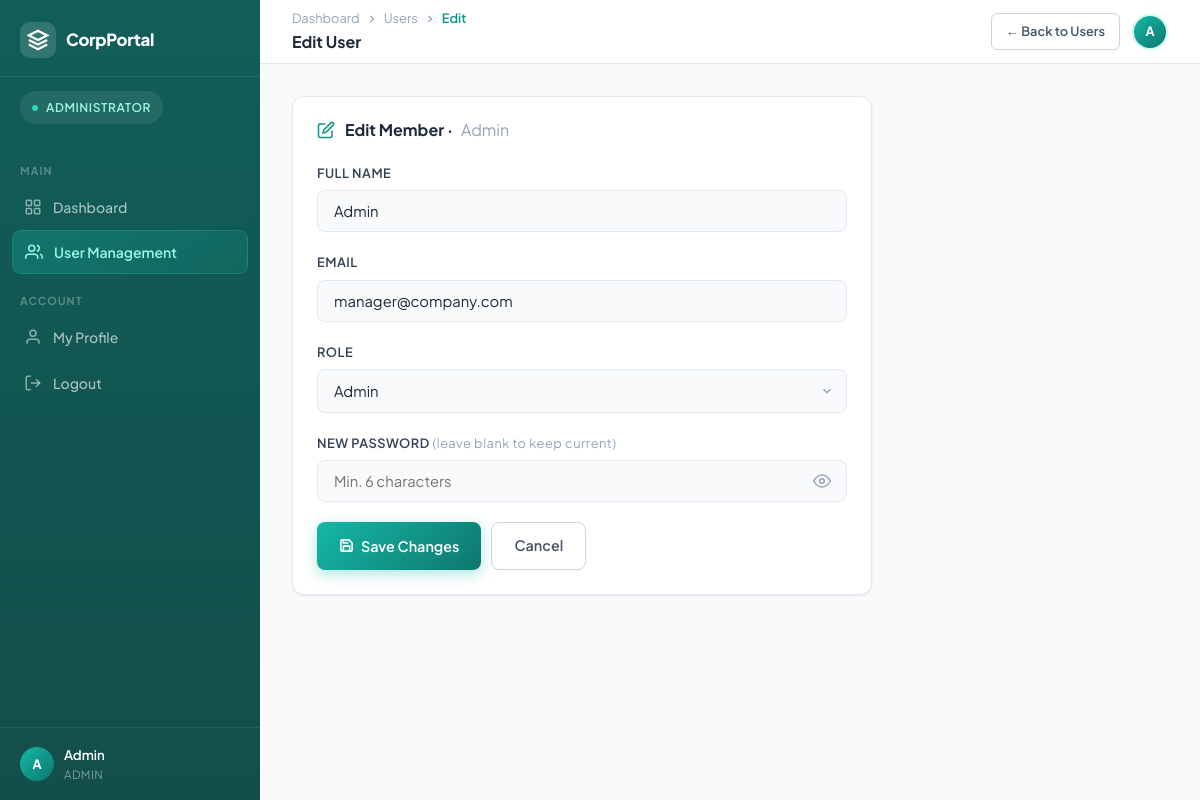
/admin/edit_user.php?id=1 (signed in), run on the app's committed database.
### tables this page shows
CREATE TABLE users (
  id         INT(11)      NOT NULL AUTO_INCREMENT,
  name       VARCHAR(100) NOT NULL,
  email      VARCHAR(150) NOT NULL UNIQUE,
  password   VARCHAR(255) NOT NULL,
  role       ENUM('admin','user') NOT NULL DEFAULT 'user',
  created_at TIMESTAMP    NOT NULL DEFAULT CURRENT_TIMESTAMP,
  PRIMARY KEY (id)
);

### includes/session_check.php (called while the page is built, shortened)
<?php
function e(?string $str): string
{
    return htmlspecialchars($str ?? '', ENT_QUOTES | ENT_HTML5, 'UTF-8');
}

### admin/edit_user.php (the view, shortened to what this page needs)
<?php
require_once __DIR__ . '/../includes/session_check.php';
require_once __DIR__ . '/../config/db.php';
$userId = (int)($_GET['id'] ?? 0);
$stmt = $pdo->prepare('SELECT id,name,email,role,created_at FROM users WHERE id=? LIMIT 1');
$stmt->execute([$userId]);
$user = $stmt->fetch();
$root = rootUrl;
?>
<!DOCTYPE html>
<html lang="en">
<head>
<link rel="stylesheet" href="<?= $root ?>assets/css/style.css">
</head>
<body>
<div class="app-layout">
  <?php require_once __DIR__ . '/../includes/nav_admin.php'; ?>
  <main class="main-content">
    <div class="topbar">
      <div class="topbar-left">
        <div>
          <div class="breadcrumb">
            <a href="<?= $root ?>admin/dashboard.php">Dashboard</a>
            <svg width="12" height="12" viewBox="0 0 24 24" fill="none" stroke="currentColor" stroke-width="2.5"><polyline points="9 18 15 12 9 6"/></svg>
            <a href="<?= $root ?>admin/users.php">Users</a>
            <svg width="12" height="12" viewBox="0 0 24 24" fill="none" stroke="currentColor" stroke-width="2.5"><polyline points="9 18 15 12 9 6"/></svg>
            <span class="current">Edit</span>
          </div>
          <div class="page-title">Edit User</div>
        </div>
      </div>
      <div class="topbar-right">
        <a href="users.php" class="btn btn-outline btn-sm">← Back to Users</a>
        <div class="topbar-avatar" onclick="window.location='<?= $root ?>admin/profile.php'"><?= $initials ?></div>
      </div>
    </div>
    <div class="page-body">
      <div class="card" style="max-width:580px">
        <div class="card-header">
          <div class="card-title">
            <svg width="18" height="18" viewBox="0 0 24 24" fill="none" stroke="var(--teal-600)" stroke-width="2" style="margin-right:2px"><path d="M11 4H4a2 2 0 0 0-2 2v14a2 2 0 0 0 2 2h14a2 2 0 0 0 2-2v-7"/><path d="M18.5 2.5a2.121 2.121 0 0 1 3 3L12 15l-4 1 1-4 9.5-9.5z"/></svg>
            Edit Member · <span style="color:var(--slate-400);font-weight:400"><?= e($user['name']) ?></span>
          </div>
        </div>
        <div class="card-body">
          <form method="POST" action="" data-loading>
            <div class="form-group">
              <label class="form-label">Full Name</label>
              <input type="text" name="name" class="form-control" value="<?= e($user['name']) ?>" required>
            </div>
            <div class="form-group">
              <label class="form-label">Email</label>
              <input type="email" name="email" class="form-control" value="<?= e($user['email']) ?>" required>
            </div>
            <div class="form-group">
              <label class="form-label">Role</label>
              <select name="role" class="form-control">
                <option value="admin" <?= $user['role'] === 'admin' ? 'selected' : '' ?>>Admin</option>
              </select>
            </div>
            <div class="form-group">
              <label class="form-label">New Password <span style="font-weight:400;text-transform:none;color:var(--slate-400)">(leave blank to keep current)</span></label>
              <div class="input-group">
                <input type="password" name="password" class="form-control" placeholder="Min. 6 characters">
                <button type="button" class="input-group-btn toggle-password">
                  <svg width="18" height="18" viewBox="0 0 24 24" fill="none" stroke="currentColor" stroke-width="2"><path d="M1 12s4-8 11-8 11 8 11 8-4 8-11 8-11-8-11-8z"/><circle cx="12" cy="12" r="3"/></svg>
                </button>
              </div>
            </div>
            <div style="display:flex;gap:10px;margin-top:4px">
              <button type="submit" class="btn btn-primary" data-submit-btn>
                <svg width="15" height="15" viewBox="0 0 24 24" fill="none" stroke="currentColor" stroke-width="2.5"><path d="M19 21H5a2 2 0 0 1-2-2V5a2 2 0 0 1 2-2h11l5 5v11a2 2 0 0 1-2 2z"/><polyline points="17 21 17 13 7 13 7 21"/><polyline points="7 3 7 8 15 8"/></svg>
                Save Changes
              </button>
              <a href="users.php" class="btn btn-outline">Cancel</a>
            </div>
          </form>
        </div>
      </div>
    </div>
  </main>
</div>
</body>
</html>

### assets/css/style.css (style rules this page uses)
:root { --teal-50: #f0fdfa; --teal-100: #ccfbf1; --teal-200: #99f6e4; --teal-400: #2dd4bf; --teal-500: #14b8a6; --teal-600: #0d9488; --teal-700: #0f766e; --teal-800: #115e59; --teal-900: #134e4a; --coral-50: #fff7ed; --coral-100: #ffedd5; --coral-400: #fb923c; --coral-500: #f97316; --coral-600: #ea580c; --slate-50: #f8fafc; --slate-100: #f1f5f9; --slate-200: #e2e8f0; --slate-300: #cbd5e1; --slate-400: #94a3b8; --slate-500: #64748b; --slate-600: #475569; --slate-700: #334155; --slate-800: #1e293b; --slate-900: #0f172a; --success: #22c55e; --danger: #ef4444; --warning: #f59e0b; --info: #3b82f6; --sidebar-w: 260px; --topbar-h: 64px; --radius: 12px; --radius-sm: 8px; --radius-lg: 16px; --shadow-sm: 0 1px 3px rgba(0,0,0,.06), 0 1px 2px rgba(0,0,0,.04); --shadow: 0 4px 16px rgba(0,0,0,.08); --shadow-lg: 0 10px 40px rgba(0,0,0,.12); --transition: 0.2s cubic-bezier(.4,0,.2,1); }
*, *::before, *::after { box-sizing: border-box; margin: 0; padding: 0; }
html { font-size: 16px; scroll-behavior: smooth; }
body { font-family: 'Plus Jakarta Sans', system-ui, sans-serif; background: var(--slate-50); color: var(--slate-800); line-height: 1.6; min-height: 100vh; -webkit-font-smoothing: antialiased; }
a { text-decoration: none; color: inherit; }
button { cursor: pointer; font-family: inherit; }
.form-group { margin-bottom: 20px; }
.form-label { display: block; font-size: .8rem; font-weight: 600; color: var(--slate-700); margin-bottom: 7px; text-transform: uppercase; letter-spacing: .5px; }
.form-control { width: 100%; padding: 11px 16px; border: 1.5px solid var(--slate-200); border-radius: var(--radius-sm); font-family: inherit; font-size: .925rem; color: var(--slate-800); background: var(--slate-50); transition: border-color var(--transition), box-shadow var(--transition), background var(--transition); outline: none; }
select.form-control { appearance: none; background-repeat: no-repeat; background-position: right 12px center; padding-right: 36px; }
.btn { display: inline-flex; align-items: center; gap: 7px; padding: 11px 22px; border: none; border-radius: var(--radius-sm); font-family: inherit; font-size: .9rem; font-weight: 600; cursor: pointer; transition: all var(--transition); white-space: nowrap; text-decoration: none; }
.btn-primary { background: linear-gradient(135deg, var(--teal-500), var(--teal-700)); color: #fff; box-shadow: 0 4px 14px rgba(20,184,166,.35); }
.btn-outline { background: transparent; border: 1.5px solid var(--slate-300); color: var(--slate-600); }
.btn-sm { padding: 7px 14px; font-size: .8rem; border-radius: 6px; gap: 5px; }
.app-layout { display: flex; min-height: 100vh; }
.main-content { flex: 1; margin-left: var(--sidebar-w); min-height: 100vh; display: flex; flex-direction: column; }
.topbar { height: var(--topbar-h); background: #fff; border-bottom: 1px solid var(--slate-200); display: flex; align-items: center; justify-content: space-between; padding: 0 32px; position: sticky; top: 0; z-index: 100; }
.topbar-left { display: flex; align-items: center; gap: 16px; }
.page-title { font-size: 1rem; font-weight: 700; color: var(--slate-800); }
.breadcrumb { display: flex; align-items: center; gap: 6px; font-size: .8rem; color: var(--slate-400); }
.breadcrumb span { color: var(--slate-400); }
.breadcrumb .current { color: var(--teal-600); font-weight: 600; }
.topbar-right { display: flex; align-items: center; gap: 12px; }
.topbar-avatar { width: 36px; height: 36px; border-radius: 50%; background: linear-gradient(135deg, var(--teal-500), var(--teal-700)); display: flex; align-items: center; justify-content: center; font-size: .8rem; font-weight: 700; color: #fff; cursor: pointer; border: 2px solid var(--teal-100); transition: all var(--transition); }
.page-body { flex: 1; padding: 32px; }
.card { background: #fff; border-radius: var(--radius); border: 1px solid var(--slate-200); box-shadow: var(--shadow-sm); }
.card-header { padding: 20px 24px 0; display: flex; align-items: center; justify-content: space-between; }
.card-title { font-size: 1rem; font-weight: 700; color: var(--slate-800); display: flex; align-items: center; gap: 8px; }
.card-body { padding: 20px 24px 24px; }
.page-body > * { animation: fadeIn .3s ease both; }
.input-group { position: relative; }
.input-group .form-control { padding-right: 44px; }
.input-group-btn { position: absolute; right: 12px; top: 50%; transform: translateY(-50%); background: none; border: none; color: var(--slate-400); padding: 4px; border-radius: 4px; line-height: 0; }

### data on the page
users: name "Admin", email "manager@company.com", role "Admin"

### other printed values
$initials "A"
$adminName "Admin"
